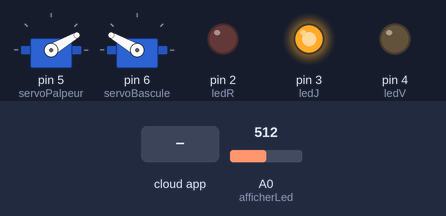
This sketch was run on a simulated Arduino Uno, built with avr-gcc and run on an emulated ATmega328P. Parts: 2 × servo, output pins drawn as LEDs (lit = HIGH). Inputs (shaded band) come from the test bench; at power-on: A0 (afficherLed) = 512. The ROS host is connected and sends only what is stated.

Above: at 1.2 s.
1.3 s: A0 (afficherLed) set to 710
At 1.7 s:
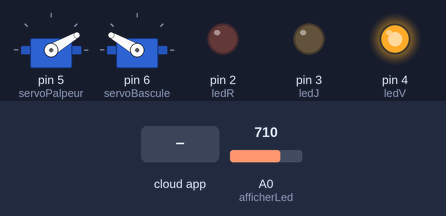
2.8 s: the phone or cloud app sets inst_fouille to V
At 3.3 s:
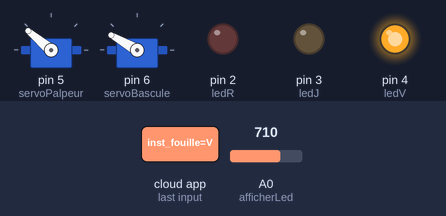
At 10.2 s:
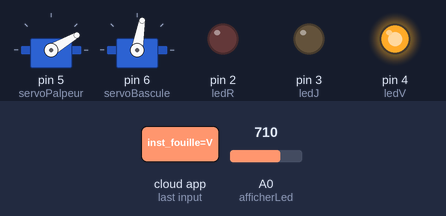
Timing chart, 0 to 16.4 s (numbered marks = the images above; inputs shaded):
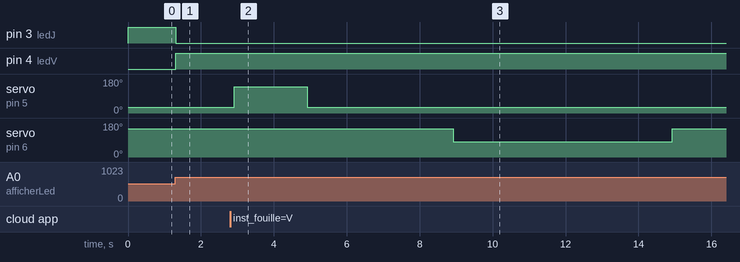

The sketch:

Carre_de_fouille.ino
```cpp
// 470ohm equipe violette,1000 ohm equipe jaune, 47000ohm personne ne pas basculler

#include <Servo.h>

//include ros library
#include <ros.h>

//include String messages
#include <std_msgs/String.h>
#include <geometry_msgs/Point.h>

//initialisation de la node
ros::NodeHandle cf;

Servo servoBascule;
Servo servoPalpeur;
int ledR = 2;
int ledJ = 3;
int ledV = 4;

String msg;

int palpeur_pos = 140;
int palpeur_home = 30;

int bascule_pos = 80;
int bascule_home = 150;

int valCapteur;

//initialisation du message
std_msgs::String str_msg;

//fonction de recuperation des données
void readSerialPort(const std_msgs::String& instructions) {
  msg=instructions.data;
}

// creating des subscribers et publishers
ros::Subscriber<std_msgs::String> sub("/inst_fouille", &readSerialPort);
ros::Publisher pub("/etat_fouille", &str_msg);

void setup() {
  cf.initNode();
  cf.subscribe(sub);
  cf.advertise(pub);
  pinMode(ledR, OUTPUT);
  pinMode(ledV, OUTPUT);
  pinMode(ledJ, OUTPUT);
  digitalWrite(ledR, LOW);
  digitalWrite(ledV, LOW);
  digitalWrite(ledJ, LOW);
  servoPalpeur.attach(5);
  servoBascule.attach(6);
  servoPalpeur.write(palpeur_home);
  servoBascule.write(bascule_home);
}

void loop() {
  msg = msg[0];

  int valPalpeur;

  if(msg=="V"||msg=="J"){
    valPalpeur==palper();
    valPalpeur=1;
    if(msg == "V" && valPalpeur == 1){
      faireBasculer();
    }
    else if(msg == "J" && valPalpeur == 2){
      faireBasculer();
    }
    else{
      str_msg.data="R";
      pub.publish(&str_msg);
    }
  }
  msg = "";
  afficherLed();
  cf.spinOnce();
  delay(100);
}

int palper(){
  int etat = 0;
  servoPalpeur.write(palpeur_pos);
  delay(2000);
  valCapteur = analogRead(A0);
  if(valCapteur < 100){
      etat = 1;
    }
    else if(valCapteur > 100 && valCapteur < 700){
      etat = 2;
    }
  servoPalpeur.write(palpeur_home);
  delay(1000);
  return(etat);
}

void faireBasculer(){
  str_msg.data="B";
  pub.publish(&str_msg); //on demander à la rasp de reculer pour faire basculer
  delay(3000);
  servoBascule.write(bascule_pos);
  delay(6000);
  servoBascule.write(bascule_home);
}

void afficherLed(){

  valCapteur = analogRead(A0);
  if(valCapteur < 100){

      digitalWrite(ledR, HIGH);
      digitalWrite(ledV, LOW);
      digitalWrite(ledJ, LOW);
    }
    else if(valCapteur > 100 && valCapteur < 700){

      digitalWrite(ledR, LOW);
      digitalWrite(ledV, LOW);
      digitalWrite(ledJ, HIGH);
    }
    else if(valCapteur > 700){

      digitalWrite(ledR, LOW);
      digitalWrite(ledV, HIGH);
      digitalWrite(ledJ, LOW);
    }
    else{
      digitalWrite(ledR, LOW);
      digitalWrite(ledV, LOW);
      digitalWrite(ledJ, LOW);
    }


}
```

Measured:
- after the input at 1.3 s, pin 3 (ledJ): HIGH → LOW at once; pin 4 (ledV): LOW → HIGH at once
- after the input at 2.8 s, servo on pin 5 (servoPalpeur): 30° → 140° after 0.12 s, → 30° 2.0 s later; servo on pin 6 (servoBascule): 150° → 80° after 6.1 s, → 150° 6.0 s later
